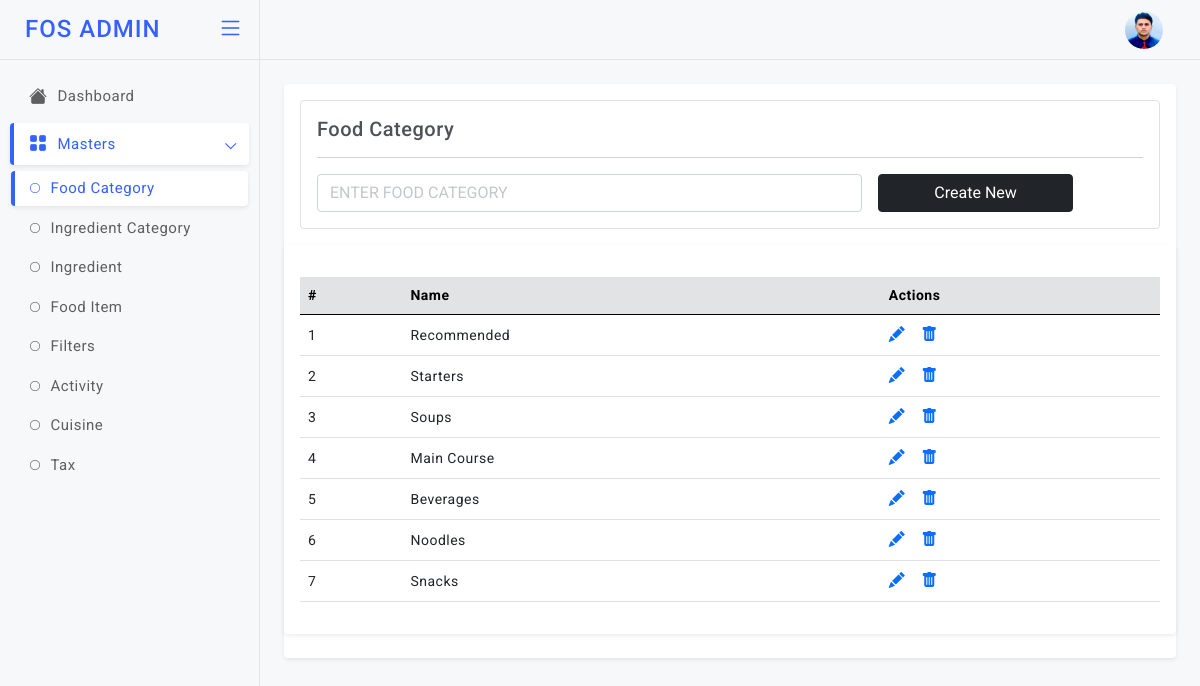
The app's page /foodcat (signed in), older data.
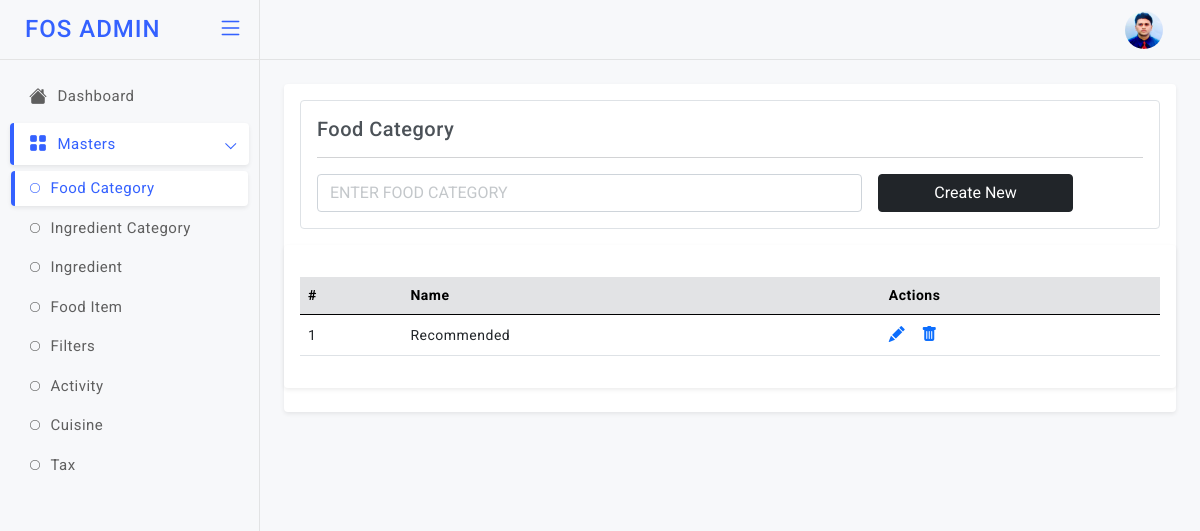
The same page, newer data.
### app.py (models this page shows)
class MenuCategory(db.Model):
    id=db.Column(db.Integer,primary_key=True)
    food_category_name=db.Column(db.String)

### app.py (the view)
@app.route('/foodcat', methods=["GET","POST"]) # End Point to Add & View the Menu Categories
def foodcat():
    if not session.get("name"):
            return redirect("/login")
    if request.method=="POST":
        food_category_name = request.form["food_category_name"]
        info=MenuCategory(food_category_name=food_category_name)
        db.session.add(info)
        db.session.commit()
    fetch=MenuCategory.query.all()
    return render_template('admin/foodcat.html', getinfo=fetch)

### templates/admin/foodcat.html (shortened to what this page needs)
<!doctype html>
<html lang="en">
<head>
  <link href="static/admin-assets/plugins/simplebar/css/simplebar.css" rel="stylesheet" />
  <link href="static/admin-assets/plugins/perfect-scrollbar/css/perfect-scrollbar.css" rel="stylesheet" />
  <link href="static/admin-assets/plugins/metismenu/css/metisMenu.min.css" rel="stylesheet" />
  <link href="static/admin-assets/css/bootstrap.min.css" rel="stylesheet" />
  <link href="static/admin-assets/css/bootstrap-extended.css" rel="stylesheet" />
  <link href="static/admin-assets/css/style.css" rel="stylesheet" />
  <link href="static/admin-assets/css/icons.css" rel="stylesheet">
  <link rel="stylesheet" href="https://cdn.jsdelivr.net/npm/bootstrap-icons@1.5.0/font/bootstrap-icons.css">
	<link href="static/admin-assets/css/pace.min.css" rel="stylesheet" />
  <link href="static/admin-assets/css/dark-theme.css" rel="stylesheet" />
  <link href="static/admin-assets/css/light-theme.css" rel="stylesheet" />
  <link href="static/admin-assets/css/semi-dark.css" rel="stylesheet" />
  <link href="static/admin-assets/css/header-colors.css" rel="stylesheet" />
</head>
<body>
  <div class="wrapper">
      <header class="top-header">
        <nav class="navbar navbar-expand gap-3">
            <div class="top-navbar-right ms-auto">
              <ul class="navbar-nav align-items-center">
              <li class="nav-item dropdown dropdown-user-setting">
                <a class="nav-link dropdown-toggle dropdown-toggle-nocaret" href="#" data-bs-toggle="dropdown">
                  <div class="user-setting d-flex align-items-center">
                    <img src="static/admin-assets/images/avatars/rids.jpg" class="user-img" alt="">
                  </div>
                </a>
              </li>
              </ul>
              </div>
        </nav>
      </header>
        <aside class="sidebar-wrapper" data-simplebar="true">
          <div class="sidebar-header">
            <div>
              <h4 class="logo-text">FOS ADMIN</h4>
            </div>
            <div class="toggle-icon ms-auto"> <i class="bi bi-list"></i>
            </div>
          </div>
          <ul class="metismenu" id="menu">
            <li>
              <a href="javascript:;">
                <div class="parent-icon"><i class="bi bi-house-fill"></i>
                </div>
                <div class="menu-title">Dashboard</div>
              </a>
            </li>
            <li>
              <a href="javascript:;" class="has-arrow">
                <div class="parent-icon"><i class="bi bi-grid-fill"></i>
                </div>
                <div class="menu-title">Masters</div>
              </a>
              <ul>
                <li> <a href="/foodcat"><i class="bi bi-circle"></i>Food Category</a>
                </li>
                <li> <a href="#"><i class="bi bi-circle"></i>Ingredient Category</a>
                </li>
                <li> <a href="#"><i class="bi bi-circle"></i>Ingredient</a>
                </li>
                <li> <a href="#"><i class="bi bi-circle"></i>Food Item</a>
                </li>
                <li> <a href="#"><i class="bi bi-circle"></i>Filters</a>
                </li>
                <li> <a href="#"><i class="bi bi-circle"></i>Activity</a>
                </li>
                <li> <a href="#"><i class="bi bi-circle"></i>Cuisine</a>
                </li>
                <li> <a href="#"><i class="bi bi-circle"></i>Tax</a>
                </li>
              </ul>
            </li>
          </ul>
       </aside>
          <main class="page-content">
            <div class="card">
              <div class="card-body">
                <div class="border p-3 rounded">
                  <h5 class="mb-0">Food Category</h5>
                <hr/>
                <form class="row g-3" method="post">
                  <div class="col-8">
                    <input type="text" class="form-control" placeholder="ENTER FOOD CATEGORY" name="food_category_name">
                  </div>
                     <div class="col-3">
                    <div class="d-grid">
                      <button type="submit" class="btn btn-dark submitForm">Create New</button>
                    </div>
                  </div>
                </form>
              </div>
              </div>
               <div class="card">
                 <div class="card-body">
                   <div class="table-responsive mt-3">
                     <table class="table align-middle">
                       <thead class="table-secondary">
                         <tr>
                          <th>#</th>
                          <th>Name</th>
                          <th>Actions</th>
                         </tr>
                       </thead>
                       <tbody>
                        {% for i in getinfo %}
                         <tr>
                          <td>{{loop.index}}</td>
                           <td>
                             <p class="mb-0">{{i["food_category_name"]}}</p>
                           </td>
                            <td>
                             <div class="table-actions d-flex align-items-center gap-3 fs-6">
                              <a href="/foodcatupdate?id={{i['id']}}"><i class="bi bi-pencil-fill"></i></a>
                               <a href="/foodcatdel/{{i['id']}}"><i class="bi bi-trash-fill"></i></a>
                             </div>
                           </td>
                         </tr>
                         {% endfor %}
                       </tbody>
                     </table>
                   </div>
                 </div>
               </div>
          </main>
  </div>
</body>
</html>

### static/admin-assets/css/style.css (style rules this page uses)
body { font-size: 14px; color: #4c5258; letter-spacing: .5px; font-family: Roboto, sans-serif; background-color: #f7f8fa; overflow-x: hidden; }
.wrapper { width: auto; position: relative }
a { text-decoration: none; }
::placeholder { opacity: 0.4 !important; }
.top-header .navbar { position: fixed; top: 0; left: 260px; right: 0; background-color: #f7f8fa; border-bottom: 1px solid #e2e3e4; background-clip: padding-box; height: 60px; z-index: 10; padding: 0 1.5rem; transition: all .2s; }
.top-header .navbar .top-navbar-right .nav-link { color: #293445; font-size: 18px; font-weight: 500; padding-right: .8rem; padding-left: .8rem; }
.dropdown-toggle-nocaret:after { display: none }
.top-header .navbar .user-img { width: 38px; height: 38px; padding: 0px; border-radius: 50%; }
.sidebar-wrapper { position: fixed; top: 0; left: 0; width: 260px; height: 100%; background-color: #f7f8fa; background-clip: padding-box; border-right: 1px solid #e2e3e4; transition: all .2s; z-index: 16; }
.sidebar-wrapper .sidebar-header { width: 260px; height: 60px; display: flex; align-items: center; position: fixed; top: 0; bottom: 0; padding: 0 15px; z-index: 5; background: #f7f8fa; border-right: 1px solid #e2e3e4; border-bottom: 1px solid #e4e4e4; background-clip: padding-box; transition: all .2s; }
.sidebar-wrapper .sidebar-header .logo-text { font-size: 24px; margin-left: 10px; margin-bottom: 0; letter-spacing: 1px; color: #3461ff; }
.toggle-icon { font-size: 26px; cursor: pointer; color: #3461ff; }
.sidebar-wrapper ul { padding: 0; margin: 0; list-style: none; background: 0 0 }
.sidebar-wrapper .metismenu { background: 0 0; display: -webkit-box; display: -ms-flexbox; display: flex; padding: 10px; margin-top: 60px; -webkit-box-orient: vertical; -webkit-box-direction: normal; -ms-flex-direction: column; flex-direction: column }
.sidebar-wrapper .metismenu li+li { margin-top: 5px }
.sidebar-wrapper .metismenu li:first-child { margin-top: 5px }
.sidebar-wrapper .metismenu li:last-child { margin-bottom: 5px }
.sidebar-wrapper .metismenu>li { display: -webkit-box; display: -ms-flexbox; display: flex; -webkit-box-orient: vertical; -webkit-box-direction: normal; -ms-flex-direction: column; flex-direction: column; position: relative }
.sidebar-wrapper .metismenu a { position: relative; display: flex; align-items: center; justify-content: left; padding: 10px 15px; border-radius: 4px; font-size: 15px; color: #5f5f5f; outline-width: 0; text-overflow: ellipsis; overflow: hidden; letter-spacing: .5px; border-left: 4px solid rgb(255 255 255 / 0%); transition: all .2s ease-out }
.sidebar-wrapper .metismenu a .parent-icon { font-size: 18px; line-height: 1 }
.sidebar-wrapper .metismenu a .menu-title { margin-left: 10px }
.sidebar-wrapper .metismenu ul a { padding: 6px 15px 6px 15px; font-size: 15px; border: 0; border-left: 4px solid rgb(255 255 255 / 0%); }
.sidebar-wrapper .metismenu ul a i { margin-right: 10px; font-size: 10px; }
.sidebar-wrapper .metismenu ul { border: 1px solid #ffffff00; background: rgb(255 255 255 / 0%); }
.sidebar-wrapper .metismenu .mm-active>a, .sidebar-wrapper .metismenu a:active, .sidebar-wrapper .metismenu a:focus, .sidebar-wrapper .metismenu a:hover { color: #3461ff; text-decoration: none; background-color: rgb(255 255 255); border-left: 4px solid #3461ff; box-shadow: 0 0.125rem 0.25rem rgb(0 0 0 / 8%); }
.metismenu .has-arrow:after { position: absolute; content: ""; width: .5em; height: .5em; border-style: solid; border-width: 1.2px 0 0 1.2px; border-color: initial; right: 15px; transform: rotate(-45deg) translateY(-50%); transform-origin: top; top: 50%; transition: all .3s ease-out }
.page-content { margin-left: 260px; margin-top: 60px; padding: 1.5rem; transition: all .2s; }
.table-responsive { white-space: nowrap; }

Row changes from the older to the newer data that the page shows:
removed MenuCategory: food_category_name "Starters"
removed MenuCategory: food_category_name "Soups"
removed MenuCategory: food_category_name "Main Course"
removed MenuCategory: food_category_name "Beverages"
removed MenuCategory: food_category_name "Noodles"
removed MenuCategory: food_category_name "Snacks"
